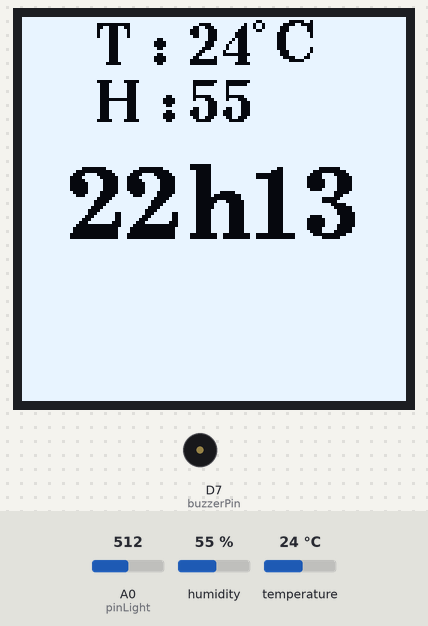
Simulated run of this sketch. Board: ESP8266 (NodeMCU). Parts: 128×128 one-colour display, buzzer (waves = sounding, pin HIGH). Inputs (shaded band) come from the test bench; at power-on: A0 (pinLight) = 512, humidity 55 %, temperature 24 °C. The local clock reads 2024-03-15 10:24:30 at power-on unless the sketch sets it; what the sketch prints to the serial monitor is not drawn.

Above: at 1.2 s.
1.3 s: A0 (pinLight) set to 214
3.6 s: A0 (pinLight) set to 191
At 4.9 s:
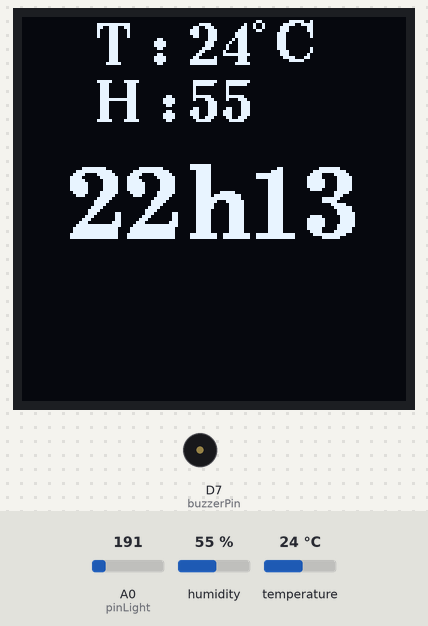
6.1 s: humidity set to 22 %
At 7.2 s:
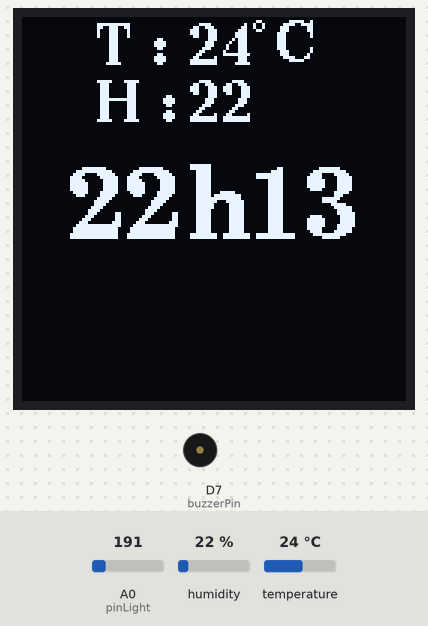
8.3 s: temperature set to 12 °C
At 9.4 s:
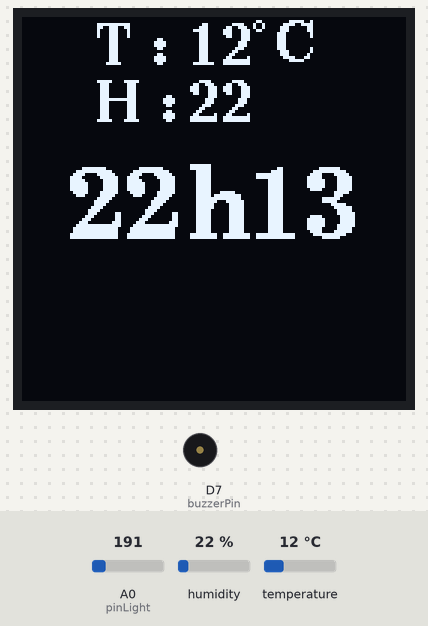
10.6 s: humidity set to 40 %
At 11.7 s:
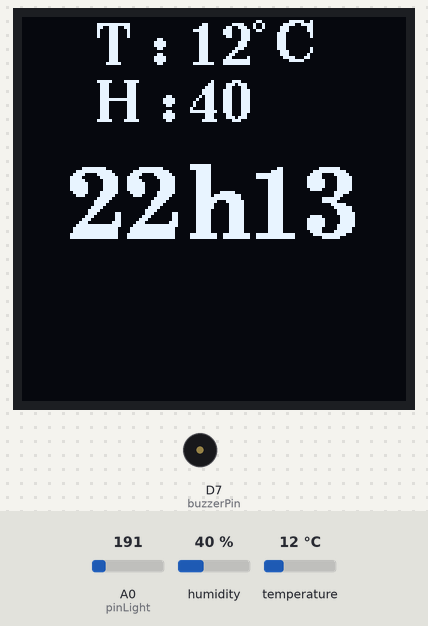
12.8 s: temperature set to 19 °C
At 13.9 s:
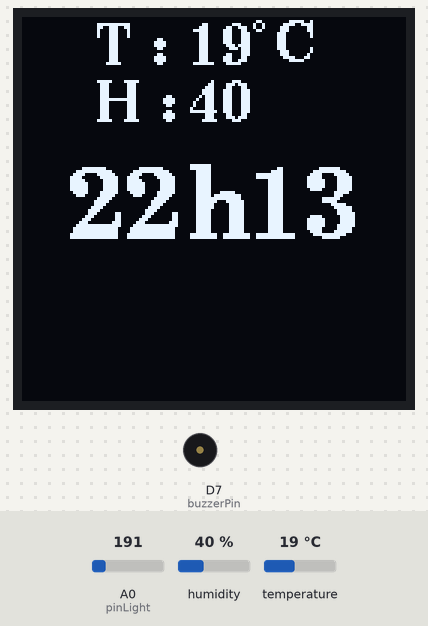
Timing chart, 0 to 15.8 s (numbered marks = the images above; inputs shaded):
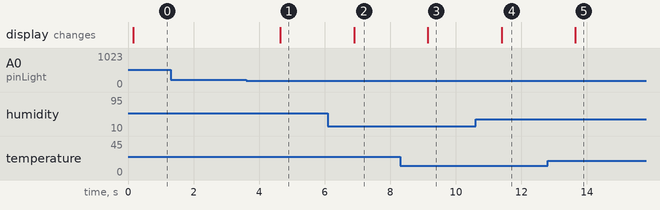

The sketch:

Main.ino
```cpp
#include "RTC.h"
#include "Screen.h"
#include "Data.h"
#include "Buzzer.h"
#include <Arduino.h>
#include <iostream>
#include <map>
#include <string>

using namespace std;

rtc T;
Screen S;
MapData M1;
Humidity H1;
Temperature T1;
Light L1;
Buzzer Buz;


std::map <String, int> MapData::Data_map;
std::map <String,int> rtc::Time;


/**********AFFICHAGE MAP POUR DEBUG****************/
/*void Afficher_MAP2(std::map<String,int> mamap){
    Serial.println("AfficherMap");
    for (std::map<String,int>::iterator it = mamap.begin(); it!=mamap.end(); it++){
      Serial.print("ID : ");
      Serial.print(it->first);
      Serial.print(", Valeur : ");
      Serial.println(it->second);
      }
}*/

void setup() {
  Serial.begin(74880);
  u8g2.begin();
  //InitSensor();
  S.beginMap();
  T.beginMap();
  T.setupRTC();
  Buz.beginBuzzer();
}

void loop() {
  std::map <String,int> MAP;
  std::map <String,int> Capteur;
  std::map <String,int> Time;
  H1.compareData(M1);
  T1.compareData(M1);
  L1.compareData(M1);
  Capteur=M1.GetMap();
  T.InitReveil(17,30);

  //INTERRUPTION ACTIVE SI L'HEURE CORRESPOND A L'HEURE D'ACTIVATION DU REVEIL
  try{
        T.RefreshTime();
    }
        catch (int e){
        if (e==Reveil){
             Buz.song();
             Serial.println("Il est l'heure de se lever");
        }
    }

  Capteur=M1.GetMap();
  Time = T.RetMap();
  Serial.println("Affectation Map");
  MAP=S.BuildMap(Capteur,Time);
  Serial.println("Construction Map");
  S=MAP;
  Serial.println("Affichage nouvelle MAP");
  S.Afficher_MAP();
  Serial.println("Affichage de la MAP à l'écran");
  S.Write_to_screen();
  delay(1000);
}
```

Buzzer.cpp
```cpp
#include "Buzzer.h"
#include "Notes.h"

  void Buzzer::beginBuzzer(){
    pinMode(buzzerPin, OUTPUT);
  }

  void Buzzer::beep(int note, int duration){
    tone(buzzerPin, note, duration);
    delay(duration);
  }

  void Buzzer::song(){
  beep(NOTE_A4, 500);
  beep(NOTE_A4, 500);
  beep(NOTE_A4, 500);
  beep(NOTE_F4, 350);
  beep(NOTE_C5, 150);
  beep(NOTE_A4, 500);
  beep(NOTE_F4, 350);
  beep(NOTE_C5, 150);
  beep(NOTE_A4, 650);

  delay(500);

  beep(NOTE_E5, 500);
  beep(NOTE_E5, 500);
  beep(NOTE_E5, 500);
  beep(NOTE_F5, 350);
  beep(NOTE_C5, 150);
  beep(NOTE_GS4, 500);
  beep(NOTE_F4, 350);
  beep(NOTE_C5, 150);
  beep(NOTE_A4, 650);

  delay(500);

  beep(NOTE_A5, 500);
  beep(NOTE_A4, 300);
  beep(NOTE_A4, 150);
  beep(NOTE_A5, 500);
  beep(NOTE_GS5, 325);
  beep(NOTE_G5, 175);
  beep(NOTE_FS5, 125);
  beep(NOTE_F5, 125);
  beep(NOTE_FS5, 250);

  delay(325);

  beep(NOTE_AS4, 250);
  beep(NOTE_DS5, 500);
  beep(NOTE_D5, 325);
  beep(NOTE_CS5, 175);
  beep(NOTE_C5, 125);
  beep(NOTE_AS4, 125);
  beep(NOTE_C5, 250);

  delay(350);
  }
```

Buzzer.h
```cpp
#ifndef Buzzer_H
#define Buzzer_H

#include <string>
#include <cmath>
#include <Arduino.h>
#include <iostream>
#include <map>
#include <string>
using namespace std;

const int buzzerPin=D7;

class Buzzer {

  public :
    //METHODE D'INITIALISATION
  void beginBuzzer(); //initialisation
    //METHODE D'UTILISATION DU BUZZER
  void beep(int note, int duration); //joue une note
  void song(); //joue une musique (appelée dans le main lors de l'interruption)
};

#endif
```

Data.cpp
```cpp
#include "Data.h"
DFRobot_DHT11 sensorHT;

    void MapData::beginData(){
      Data_map["HUMIDITY"]=0;
      Data_map["TEMPERATURE"]=0;
      Data_map["LIGHT"]=0;
    }

    const std::map <String, int>& MapData::GetMap(){
      return Data_map;
    }

    void MapData::afficher_map(){
      for ( std::map<String,int>::iterator it = Data_map.begin(); it!=Data_map.end(); it++){
              Serial.print("ID : ");
              Serial.print(it->first);
              Serial.print(", Valeur : ");
              Serial.println(it->second);
          }
    }

    Data::Data(){
      ID="NONE";
      SensorData=0;
    }
    Data::Data(String a){
      ID=a;
      SensorData=0;
    }
    int Data::getData(){return SensorData;}
    void Data::change_map (MapData Dmap){
      Dmap.Data_map[ID]=SensorData;
    }

    void Humidity::compareData (MapData Dmap){
      sensorHT.read(DHT11_PIN);
        float Humidity = sensorHT.humidity;
        if (SensorData == 0 || SensorData != int(round(Humidity))){
          SensorData = int(round(Humidity));
          change_map(Dmap);
        }
    }

    void Temperature::compareData (MapData Dmap){
      sensorHT.read(DHT11_PIN);
        float Temperature = sensorHT.temperature;
        if (SensorData == 0 || SensorData != int(round(Temperature))){
          SensorData = int(round(Temperature));
          change_map(Dmap);
        }
    }

    void Light::compareData(MapData Dmap){ //SensorDATA (-1 = not initialized, 0 = day, 1 = night)
       int light = analogRead(pinLight);// [0;678]
       if (SensorData == -1 && light <250){
            SensorData = 1;
       }
       else if (SensorData == -1 && light >=250) {
            SensorData = 0;
       }
       else if (SensorData == 1 && light >=300 ){
          SensorData = 0;
       }
       else if (SensorData == 0 && light <=200 ){
          SensorData = 1;
       }
       change_map(Dmap);
    }
```

Data.h
```cpp
#ifndef Data_H
#define Data_H

#include <map>
#include <iostream>
#include <string>
#include <cmath>
#include <DFRobot_DHT11.h>

#define DHT11_PIN 0

using namespace std;


extern DFRobot_DHT11 sensorHT;
const int pinLight=A0;

class MapData {
  protected :
  static std::map <String, int> Data_map;

  public:
  //METHODE DE GESTION DE MAP
  void beginData();//initialisation de la MAP
  static const std::map <String, int>& GetMap(); //Récupère Data_Map
  void afficher_map(); //Affiche le contenu de Data_Map
  friend class Data;
};

class Data {
  protected:
      String ID;
      int SensorData;

  public:
  //CONSTRUCTEURS
  Data();
  Data(String a);
  //MODIFICATION DE LA MAP
  virtual void compareData(MapData Dmap) = 0;
  int getData(); //retourne la map pour l'exploiter dans le main
  void change_map (MapData Dmap); //débug
  friend class MapData;
};

class Humidity : public Data {
  public:
  Humidity():Data("HUMIDITY"){}; //Constructeur
  void compareData (MapData Dmap); //Compare les données et change les valeurs de la MAP
};

class Temperature : public Data {
  public :
    Temperature():Data("TEMPERATURE"){};// Constructeur
    void compareData (MapData Dmap);//Compare les données et change les valeurs de la MAP
};

class Light : public Data {
  public :
    Light():Data("LIGHT"){}; //Constructeur
    void compareData(MapData Dmap); //Compare les données et change les valeurs de la MAP
    //SensorDATA (-1 = not initialized, 0 = day, 1 = night)
};


#endif
```

Notes.h
```cpp
#ifndef Notes_H
#define Notes_H

/*NOTES POUR JOUER UNE MELODIE AVEC LE BUZZER*/

#define NOTE_B0  31
#define NOTE_C1  33
#define NOTE_CS1 35
#define NOTE_D1  37
#define NOTE_DS1 39
#define NOTE_E1  41
#define NOTE_F1  44
#define NOTE_FS1 46
#define NOTE_G1  49
#define NOTE_GS1 52
#define NOTE_A1  55
#define NOTE_AS1 58
#define NOTE_B1  62
#define NOTE_C2  65
#define NOTE_CS2 69
#define NOTE_D2  73
#define NOTE_DS2 78
#define NOTE_E2  82
#define NOTE_F2  87
#define NOTE_FS2 93
#define NOTE_G2  98
#define NOTE_GS2 104
#define NOTE_A2  110
#define NOTE_AS2 117
#define NOTE_B2  123
#define NOTE_C3  131
#define NOTE_CS3 139
#define NOTE_D3  147
#define NOTE_DS3 156
#define NOTE_E3  165
#define NOTE_F3  175
#define NOTE_FS3 185
#define NOTE_G3  196
#define NOTE_GS3 208
#define NOTE_A3  220
#define NOTE_AS3 233
#define NOTE_B3  247
#define NOTE_C4  262
#define NOTE_CS4 277
#define NOTE_D4  294
#define NOTE_DS4 311
#define NOTE_E4  330
#define NOTE_F4  349
#define NOTE_FS4 370
#define NOTE_G4  392
#define NOTE_GS4 415
#define NOTE_A4  440
#define NOTE_AS4 466
#define NOTE_B4  494
#define NOTE_C5  523
#define NOTE_CS5 554
#define NOTE_D5  587
#define NOTE_DS5 622
#define NOTE_E5  659
#define NOTE_F5  698
#define NOTE_FS5 740
#define NOTE_G5  784
#define NOTE_GS5 831
#define NOTE_A5  880
#define NOTE_AS5 932
#define NOTE_B5  988
#define NOTE_C6  1047
#define NOTE_CS6 1109
#define NOTE_D6  1175
#define NOTE_DS6 1245
#define NOTE_E6  1319
#define NOTE_F6  1397
#define NOTE_FS6 1480
#define NOTE_G6  1568
#define NOTE_GS6 1661
#define NOTE_A6  1760
#define NOTE_AS6 1865
#define NOTE_B6  1976
#define NOTE_C7  2093
#define NOTE_CS7 2217
#define NOTE_D7  2349
#define NOTE_DS7 2489
#define NOTE_E7  2637
#define NOTE_F7  2794
#define NOTE_FS7 2960
#define NOTE_G7  3136
#define NOTE_GS7 3322
#define NOTE_A7  3520
#define NOTE_AS7 3729
#define NOTE_B7  3951
#define NOTE_C8  4186
#define NOTE_CS8 4435
#define NOTE_D8  4699
#define NOTE_DS8 4978

#endif
```

RTC.cpp
```cpp
#include "RTC.h"
RTC_DS1307 temps;

  void rtc::beginMap(){
    Time["HEURE"]=0;
    Time["MINUTE"]=0;
  }

   void rtc::RefreshTime(){
    DateTime now = temps.now();
    Time["HEURE"]=now.hour();
    Time["MINUTE"]=now.minute();
    if (On==true && Time["HEURE"]==h && Time["MINUTE"]==m && now.second()<30 && now.second()>5){
      throw Reveil;
    }
  }

  std::map <String,int> rtc::RetMap(){
    return Time;
  }

  void rtc::GetTime(){

    Serial.println("heure : ");
    Serial.print(Time["HEURE"]);
    Serial.println("minute : ");
    Serial.print(Time["MINUTE"]);
  }

  void rtc::InitReveil (int HEURE, int MINUTE){
    h=HEURE;
    m=MINUTE;
    On=true;
  }

  void rtc::DelReveil(){
    On=false;
  }

  void rtc::setupRTC(){
  // Attente de la connection serie avec l'Arduino
  while (!Serial);
  // Lance le communication I2C avec le module RTC et
  // attend que la connection soit operationelle
  while (! temps.begin()) {
    Serial.println("Attente du module RTC...");
    delay(1000);
  }
  // Mise à jour de l'horloge du module RTC avec la date et
  // l'heure courante au moment de la compilation de ce croquis
  temps.adjust(DateTime(F(__DATE__), F(__TIME__)));
  Serial.println("Horloge du module RTC mise a jour");
  }
```

RTC.h
```cpp
#ifndef RTC_H
#define RTC_H

#include <iostream>
#include "RTClib.h"
#include <map>
using namespace std;

extern RTC_DS1307 temps;

#define Reveil 1

class rtc {
  protected:
  static std::map <String,int> Time;
  int h,m;
  bool On;

  public:
  //METHODE D'INITIALISATION DE LA CONNEXION ET DE LA MAP
  void beginMap();
  void setupRTC();

  // METHODE DE GESTION DE MAP TIME
  void RefreshTime(); //met à jour le temps
  std::map <String,int> RetMap(); //retourne la map pour l'exploiter dans le main
  void GetTime(); // affichage de l'heure (débug)

  // METHODE DE GESTION DU REVEIL
  void InitReveil(int HEURE,int MINUTE);  //initialisation du réveil (InitReveil(19,8)) => le réveil sonnera à 19h08
  void DelReveil(); // suppression du réveil
};


#endif
```

Screen.cpp
```cpp
#include "Screen.h"
U8G2_SH1107_SEEED_128X128_1_HW_I2C u8g2(U8G2_R0, U8X8_PIN_NONE);

  void Screen::beginMap(){
    screen_data["HUMIDITY"]=0;
    screen_data["TEMPERATURE"]=0;
    screen_data["LIGHT"]=0;
    screen_data["HEURE"]=0;
    screen_data["MINUTE"]=0;
  }

  std::map<String, int> Screen::BuildMap(std::map <String, int> MapCapt, std::map <String, int> MapTime) {
    std::map <String, int> new_map;
    for (std::map<String,int>::iterator it = MapCapt.begin(); it!=MapCapt.end(); it++){
          new_map[it->first]=it->second;
        }
    for (std::map<String,int>::iterator it = MapTime.begin(); it!=MapTime.end(); it++){
          new_map[it->first]=it->second;
        }
    return new_map;
  }

   void Screen::Afficher_MAP(){
    for (std::map<String,int>::iterator it = screen_data.begin(); it!=screen_data.end(); it++){
      Serial.print("ID : ");
      Serial.print(it->first);
      Serial.print(", Valeur : ");
      Serial.println(it->second);
      }
    }

  void Screen::Afficher_temperature(int temp) {
    u8g2.setFont(u8g2_font_ncenB14_tr);
    u8g2.drawStr(25,16, "T : ");
    u8g2.setCursor(55,16);
    u8g2.printf("%02d", temp);
    u8g2.setFont(u8g2_font_unifont_t_symbols);
    u8g2.drawGlyph(75, 11, 0x00b0);
    u8g2.setFont(u8g2_font_ncenB14_tr);
    u8g2.drawStr(85,15, "C");
  }

  void Screen::Afficher_humidite(int hum){
    u8g2.setFont(u8g2_font_ncenB14_tr);
    u8g2.drawStr(25,35, "H : ");
    u8g2.setCursor(55,35);
    u8g2.printf("%02d", hum);
  }

  void Screen::Afficher_time(int heure, int minut){
     u8g2.setFont(u8g2_font_ncenB24_tr);
    u8g2.setCursor(15,74);//u8g2.setCursor(x,64);
    u8g2.printf("%02d", heure);
    u8g2.drawStr(55,74, "h");//u8g2.drawStr(x+40,64, "h");
    u8g2.setCursor(75,74);//u8g2.setCursor(x+60,64);
    u8g2.printf("%02d", minut);
  }

  void Screen::Day_mode(){
    u8g2.firstPage();
    do {
      u8g2.setFontMode(1); /* Transparent font mode with XOR drawing*/
      u8g2.setDrawColor(1);
      Afficher_temperature(screen_data["TEMPERATURE"]);
      Afficher_humidite(screen_data["HUMIDITY"]);
      Afficher_time(screen_data["HEURE"],screen_data["MINUTE"]);
    }while ( u8g2.nextPage() );
  }

  void Screen::Night_mode(){
    u8g2.firstPage();
    do {
      u8g2.setFontMode(1); /* Transparent font mode with XOR drawing*/
      u8g2.setDrawColor(1);
      u8g2.drawBox(0, 0, 128, 128); /*White screen*/
      u8g2.setDrawColor(2);
      Afficher_temperature(screen_data["TEMPERATURE"]);
      Afficher_humidite(screen_data["HUMIDITY"]);
      Afficher_time(screen_data["HEURE"],screen_data["MINUTE"]);
    }while ( u8g2.nextPage() );
   }

  //Méthode envoi les donner à l'écran en mode jour ou nuit
  void Screen::Write_to_screen(){
    if (screen_data["LIGHT"]==1){
      Day_mode();
    }
    else if (screen_data["LIGHT"]==0){
      Night_mode();
    }
  }
     Screen& Screen::operator=(std::map<String, int>& MAP){
        screen_data["HUMIDITY"] = MAP["HUMIDITY"];
        screen_data["TEMPERATURE"] = MAP["TEMPERATURE"];
        screen_data["LIGHT"] = MAP["LIGHT"];
        screen_data["HEURE"] = MAP["HEURE"];
        screen_data["MINUTE"] = MAP["MINUTE"];
        return (*this);
    }
```

Screen.h
```cpp
#ifndef Screen_H
#define Screen_H

#include <map>
#include <U8g2lib.h>
#include <Arduino.h>
#include <iostream>
#include <string>

#ifdef U8X8_HAVE_HW_SPI
#include <SPI.h>
#endif

#ifdef U8X8_HAVE_HW_I2C
#include <Wire.h>
#endif

extern U8G2_SH1107_SEEED_128X128_1_HW_I2C u8g2;

using namespace std;

class Screen {
  protected:
  std::map  <String, int> screen_data;

  public :

  //METHODE DE GESTION DE MAP
  void beginMap(); //Initialisation de la MAP
  std::map<String, int> BuildMap(std::map <String, int> MapCapt, std::map <String, int> MapTime); //Retourne une MAP regroupant les différentes informations issues des capteurs et du RTC
  void Afficher_MAP(); //Méthode pour l'affichage d'une MAP

  //METHODE D'AFFICHAGE SUR L'ECRAN
  void Afficher_temperature(int temp);
  void Afficher_humidite(int hum);
  void Afficher_time(int heure, int minut);
  void Day_mode(); //Affichage sur fond blanc (affichage jour)
  void Night_mode(); //Affichage sur fond noir (affichage nuit)
  void Write_to_screen();//Méthode globale d'envoie des données à l'écran

  //OPERATEUR
  /*copie la map générée par Build dans Screen_data*/
  Screen &operator=(std::map<String, int>& MAP);
  };

#endif
```

Measured:
- the behaviour switches between 201 and 200 on A0 (pinLight) (found by bisection; images 0 and 1)
- after the input at 1.3 s, every drawn part: stays the same
- after the input at 3.6 s, the display: changes after 1.1 s (image 1)
- after the input at 6.1 s, the display: changes after 0.80 s (image 2)
- after the input at 8.3 s, the display: changes after 0.85 s (image 3)
- after the input at 10.6 s, the display: changes after 0.80 s (image 4)
- after the input at 12.8 s, the display: changes after 0.84 s (image 5)
